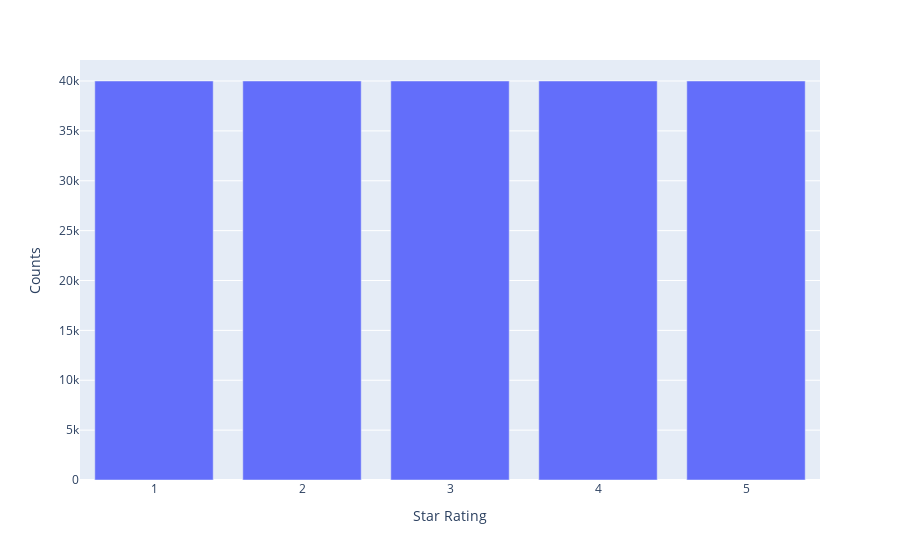

Write notebook code for a chart like this one.
### Code cell
px.bar(
    df_train["stars"].value_counts().to_frame().reset_index(),
    x="index",
    y="stars",
    labels={"index": "Star Rating", "stars": "Counts"},
)

### Figure 1 — Plotly figure (JSON) as saved in the notebook; plotly's stock layout.template omitted (floating-point values rounded to 4 significant figures)
{"data": [{"alignmentgroup": "True", "hovertemplate": "Star Rating=%{x}<br>Counts=%{y}<extra></extra>", "legendgroup": "", "marker": {"color": "#636efa", "pattern": {"shape": ""}}, "name": "", "offsetgroup": "", "orientation": "v", "showlegend": false, "textposition": "auto", "type": "bar", "x": [1, 2, 3, 4, 5], "xaxis": "x", "y": [40000, 40000, 40000, 40000, 40000], "yaxis": "y"}], "layout": {"barmode": "relative", "legend": {"tracegroupgap": 0}, "margin": {"t": 60}, "xaxis": {"anchor": "y", "domain": [0, 1], "title": {"text": "Star Rating"}}, "yaxis": {"anchor": "x", "domain": [0, 1], "title": {"text": "Counts"}}}}
